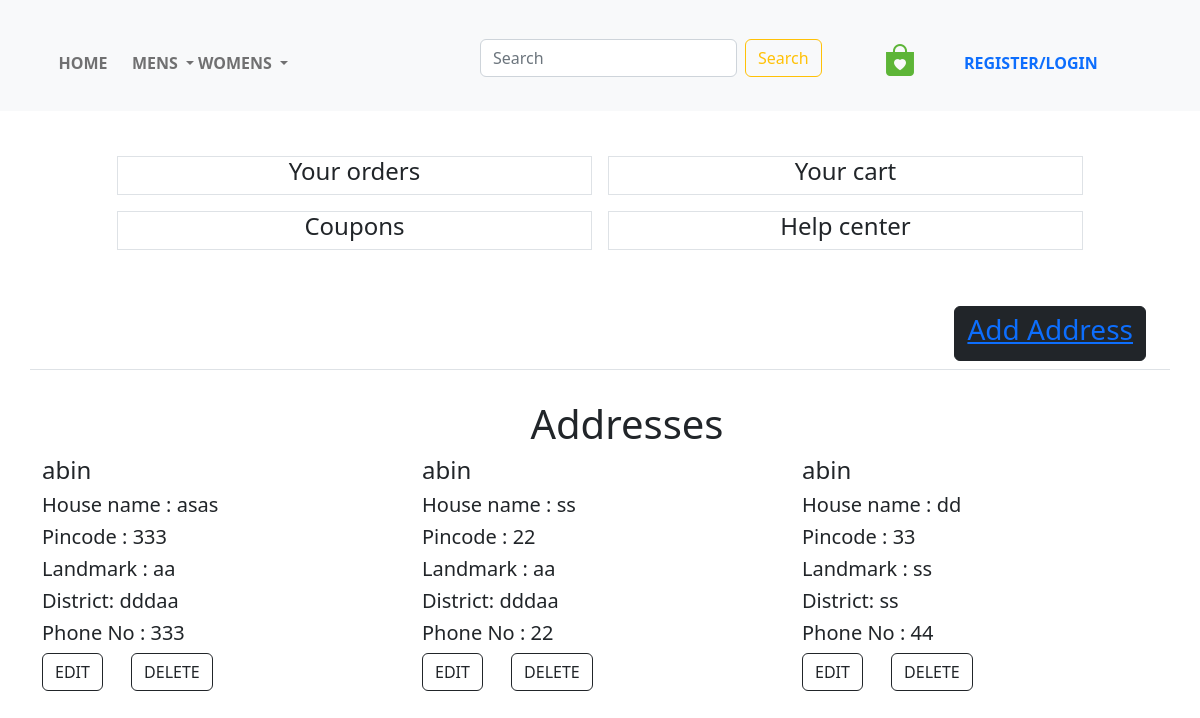
Screenshot of /profile/profile/ with the database file from the repository.
### profileapp/models.py (models this page shows)
class Profile(models.Model):
    name=models.TextField()
    phone=models.IntegerField()
    picode=models.IntegerField()
    address=models.TextField()
    district=models.TextField()
    landmark=models.TextField()

### profileapp/views.py (the view)
# urls.py: path('profile/',include('profileapp.urls')),
def profile(req):
    value=Profile.objects.all()
    return render(req,'Myprofile.html',{'value':value})

### cloth/context_processors.py (called while the page is built)
def men(req):
    men=Gender.objects.get(name='men')
    men=Category.objects.all().filter(gender=men)
    return dict(men=men)

def women(req):
    women=Gender.objects.get(name='women')
    women=Category.objects.all().filter(gender=women)
    return dict(women=women)

### cloth/models.py (called while the page is built)
    def get_url(self):
        return reverse('cloth:products_by_category',args=[self.slug])

### templates/Myprofile.html (shortened to what this page needs)
{% load static %}
<!DOCTYPE html>
<html lang="en">
<head>
    <link rel="stylesheet" href="https://cdn.jsdelivr.net/npm/bootstrap-icons@1.11.2/font/bootstrap-icons.min.css">
    <link rel="stylesheet" href="https://cdn.jsdelivr.net/npm/bootstrap-icons@1.11.2/font/bootstrap-icons.min.css">
    <link rel="stylesheet" href="https://cdn.jsdelivr.net/npm/bootstrap-icons@1.11.3/font/bootstrap-icons.min.css">
    <link href="https://cdn.jsdelivr.net/npm/bootstrap@5.2.3/dist/css/bootstrap.min.css" rel="stylesheet">
    <link rel="stylesheet" href="{% static 'css/main.css' %}">
</head>
<body>
  {% include 'nav.html' %}
  <div class="container mt-5">
      <div class="row  justify-content-center">
          <div class="col-lg-5 border m-2 text-center">
              <h4>Your orders </h4>
          </div>
          <div class="col-lg-5 border m-2 text-center">
              <h4>Your cart</h4>
          </div>
          <div class="col-lg-5 border m-2 text-center">
              <h4>Coupons</h4>
          </div>
         <div class="col-lg-5 border m-2 text-center">
              <h4>Help center</h4>
          </div>
      </div>
  </div>
  <div class="container mt-5 border-bottom">
      <div class="container">
          <div class="row">
              <div class="col-lg-6"></div>
              <div class="col-lg-6 text-end mb-2">
                <a href="{% url 'profile:address' %}"><button class="btn btn-dark text-light ">
                     <h3 role="button"> Add Address</h3></a>
              </div>
          </div>
      </div>
  </div>
  <div class="container">
    <h1 class="d-flex justify-content-center ">
      Addresses</h1>
      <div class=" row  mt-3">
      {% for i in value %}
  <div class="col-lg-4">
      <h4>{{i.name}}</h4>
      <h5>House name : {{ i.address }}</h5>
    <h5>Pincode    : {{ i.picode }}</h5>
    <h5 class="col-lg-6">Landmark : {{ i.landmark}}</h5>
    <h5> District: {{ i.district }}</h5>
    <h5>Phone No : {{ i.phone }}</h5>
    <div class="mb-5 mt-2">
    <a href="#" class="btn btn-outline-dark me-4">EDIT</a>
    <a href="" class="btn btn-outline-dark">DELETE</a>
    </div></div>
    {% endfor %}
  </div>
  </div>
</body>
</html>

### static/css/main.css (style rules this page uses)
* { margin: 0%; padding: 0%; }
.d-flex { height: 40px; width: 650px; margin-top: 30px; margin-left: 260px; }

### rows the page displays
Profile: name "abin", address "asas", picode "333", landmark "aa", district "dddaa", phone "333"
Profile: name "abin", address "ss", picode "22", landmark "aa", district "dddaa", phone "22"
Profile: name "abin", address "dd", picode "33", landmark "ss", district "ss", phone "44"
